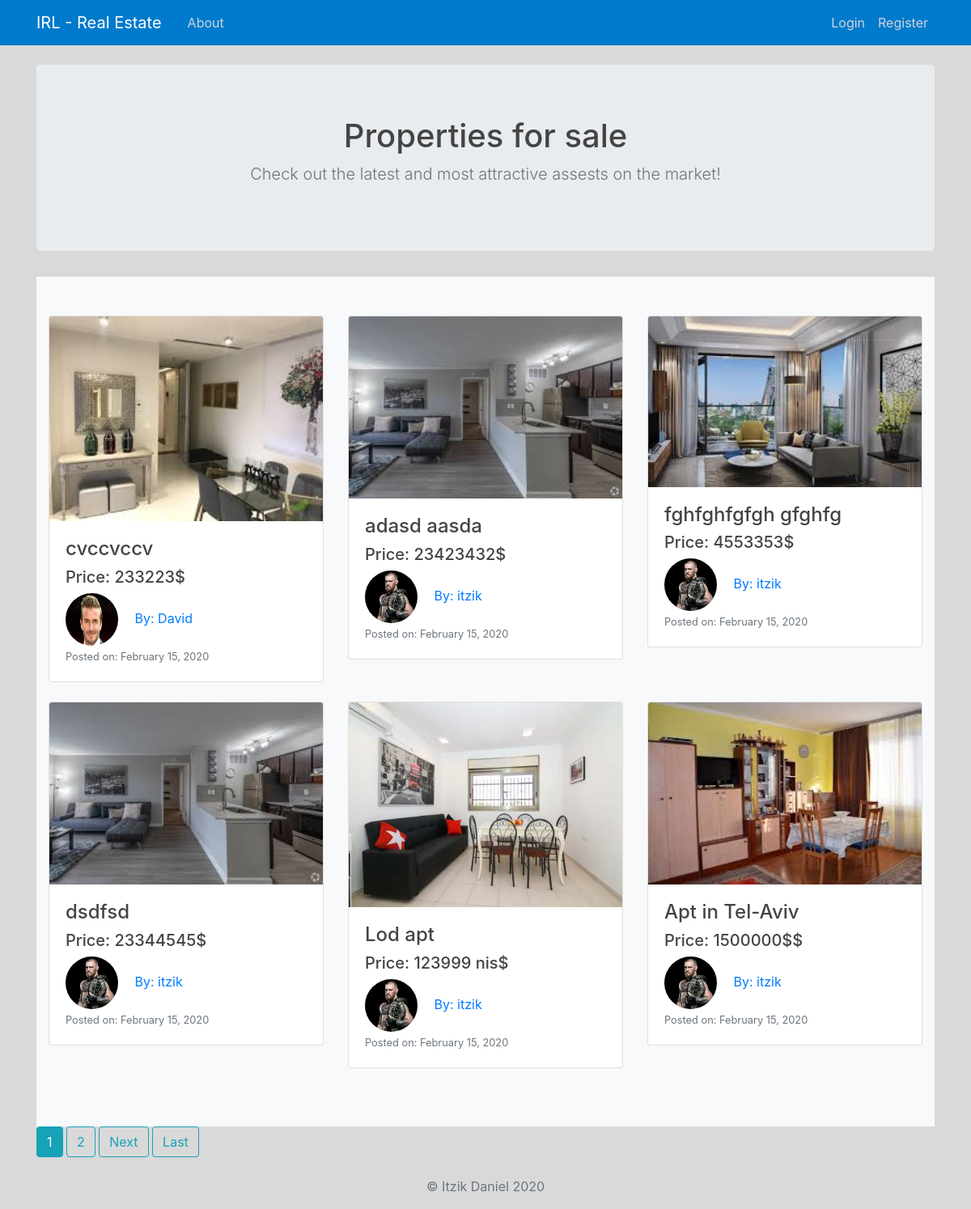
The page / on the database its author committed.
### blog/models.py (models this page shows, shortened)
class Post(models.Model):
    title = models.CharField(max_length=30)
    content = models.TextField()
    price = models.CharField(max_length=10)
    date_posted = models.DateTimeField(default=timezone.now)
    author = models.ForeignKey(User, on_delete=models.CASCADE)
    image = models.ImageField(upload_to='images', blank=False)
    image_sec = models.ImageField(upload_to='images', blank=False)
    image2_third = models.ImageField(upload_to='images', blank=False)

### users/models.py (models this page shows, shortened)
class Profile(models.Model):
    user = models.OneToOneField(User, on_delete=models.CASCADE)
    image = models.ImageField(default='default.png', upload_to='profile_pics')

### blog/views.py (the view)
# urls.py: path('', PostListView.as_view(), name='blog-home'),
class PostListView(ListView):
    model = Post
    template_name = 'blog/home.html'  # <app>/<model>_<viewtype>.html
    context_object_name = 'posts' #by default our list-view will object "object_list"
    ordering = ['-date_posted']
    paginate_by = 6

### blog/templates/blog/home.html (shortened to what this page needs)
{% extends "blog/base.html" %}
{% block content %}
<section class="jumbotron text-center">
  <div class="container">
    <h1 class="jumbotron-heading">Properties for sale</h1>
    <p class="lead text-muted">Check out the latest and most attractive assests on the market!</p>
  </div>
</section>
 <div class="album py-5 bg-light">
   <div class="container">
     <div class="row">
    {% for post in posts %}
    <div class="col-md-4">
        <div class="card mb-4 box-shadow">
          <img class="card-img-top" src="{{ post.image.url}}"/>
          <div class="card-body">
            <h4 class="card-text"><a class="article-title" href="{% url 'post-detail' post.id %}">{{ post.title }}</a></h4>
            <h5 class="card-text" class="article-title">Price: {{ post.price }}$</h5>
            <img class="rounded-circle article-img" src="{{ post.author.profile.image.url }}">
            <a class="mr-2" href="{% url 'user-posts' post.author.username %}">By: {{ post.author }}</a><br>
            <small class="text-muted">Posted on: {{ post.date_posted|date:"F d, Y" }}</small>
          </div>
        </div>
      </div>
    {% endfor %}
     </div>
  </div>
</div>
       {% if is_paginated %}
      {% for num in page_obj.paginator.page_range %}
        {% if page_obj.number == num %}
          <a class="btn btn-info mb-4" href="?page={{ num }}">{{ num }}</a>
        {% elif num > page_obj.number|add:'-3' and num < page_obj.number|add:'3' %}
          <a class="btn btn-outline-info mb-4" href="?page={{ num }}">{{ num }}</a>
        {% endif %}
      {% endfor %}
      {% if page_obj.has_next %}
        <a class="btn btn-outline-info mb-4" href="?page={{ page_obj.next_page_number }}">Next</a>
        <a class="btn btn-outline-info mb-4" href="?page={{ page_obj.paginator.num_pages }}">Last</a>
      {% endif %}
    {% endif %}
{% endblock content %}

### blog/templates/blog/base.html (shortened to what this page needs)
{% load static %}
<!DOCTYPE html>
<html>
<head>
    <link rel="stylesheet" href="https://maxcdn.bootstrapcdn.com/bootstrap/4.0.0/css/bootstrap.min.css">
    <link rel="stylesheet" type="text/css" href="{% static 'blog/main.css' %}">
</head>
<body>
    <header class="site-header">
      <nav class="navbar navbar-expand-md navbar-dark bg-steel fixed-top" style="background-color: #007acc;">
        <div class="container">
          <a class="navbar-brand mr-4" href="{% url 'blog-home' %}">IRL - Real Estate</a>
          <div class="collapse navbar-collapse" id="navbarToggle">
            <div class="navbar-nav mr-auto">
              <a class="nav-item nav-link" href="{% url 'blog-about' %}">About</a>
            </div>
            <div class="navbar-nav">
              {% if user.is_authenticated %}
                <a class="nav-item nav-link" href="{% url 'post-create' %}">Post an asset</a>
                <a class="nav-item nav-link" href="{% url 'profile' %}">Profile</a>
                <a class="nav-item nav-link" href="{% url 'logout' %}">Logout</a>
              {% else %}
                <a class="nav-item nav-link" href="{% url 'login' %}">Login</a>
                <a class="nav-item nav-link" href="{% url 'register' %}">Register</a>
              {% endif %}
            </div>
          </div>
        </div>
      </nav>
    </header>
    <main role="main" class="container">
      <div class="row">
        <div class="col-md-12">
          {% block content %}{% endblock %}
        </div>
      </div>
    </main>
<footer class="text-muted">
  <div class="container text-center">
    <p>© Itzik Daniel {% now "Y" %}</p>
    </div>
</footer>
</body>
</html>

### blog/static/blog/main.css (style rules this page uses)
body { background: #d9d9d9; color: #333333; margin-top: 5rem; }
h1, h2, h3, h4, h5, h6 { color: #444444; }
.bg-steel { background-color: #5f788a; }
.site-header .navbar-nav .nav-link { color: #cbd5db; }
.article-title { color: #444444; }
.article-img { height: 65px; width: 65px; margin-right: 16px; }

### rows shown on the page
Post: image (picture), title "cvccvccv", price "233223", author.profile.image (picture), author "David", date_posted "February 15, 2020"
Post: image (picture), title "adasd aasda", price "23423432", author.profile.image (picture), author "itzik", date_posted "February 15, 2020"
Post: image (picture), title "fghfghfgfgh gfghfg", price "4553353", author.profile.image (picture), author "itzik", date_posted "February 15, 2020"
Post: image (picture), title "dsdfsd", price "23344545", author.profile.image (picture), author "itzik", date_posted "February 15, 2020"
Post: image (picture), title "Lod apt", price "123999 nis", author.profile.image (picture), author "itzik", date_posted "February 15, 2020"
Post: image (picture), title "Apt in Tel-Aviv", price "1500000$", author.profile.image (picture), author "itzik", date_posted "February 15, 2020"

### other values the page prints
{{ num }} "1"
{{ num }} "2"
